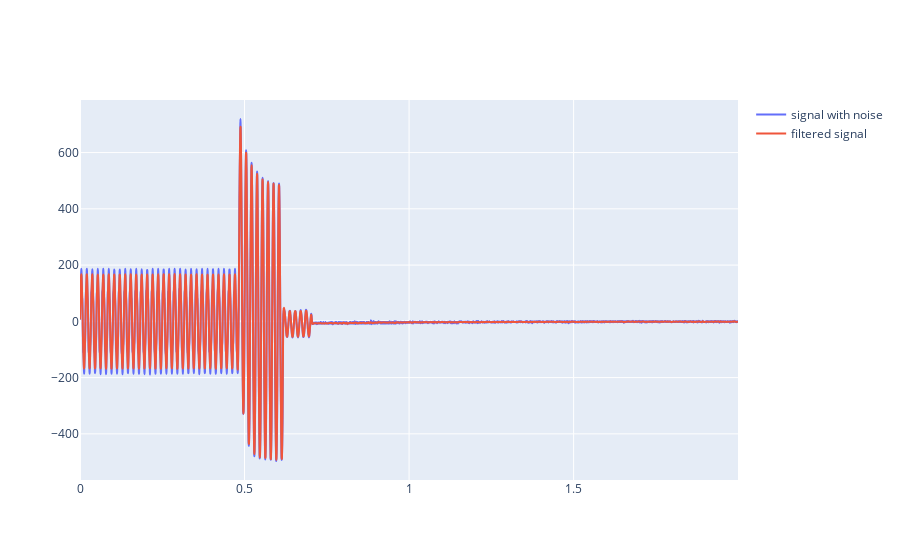

The notebook cell this image was saved under:
### Code cell
import matplotlib.pyplot as plt
from comtrade import Comtrade
import plotly.graph_objects as go
from antialising import Filtro
from array import array
from transformada import *
import numpy as np

rec = Comtrade()
rec.load("sample_files/test1.cfg", "sample_files/test1.dat")
print("Trigger time = {}s".format(rec.trigger_time))

senal_num=0

plt.figure()
plt.plot(rec.time, rec.analog[senal_num])
plt.legend([rec.analog_channel_ids[senal_num]])
plt.show()

#Filtro pasa bajas
t=rec.time
data=rec.analog[senal_num]
T = rec.cfg.sample_rates[0][1]/rec.cfg.sample_rates[0][0]        # numMuestras/muestrasPorSegundo
fs = rec.cfg.sample_rates[0][0]       # sample rate, Hz 
cutoff = 200      # desired cutoff frequency of the filter, Hz
order = 2

y=Filtro(fs,order,cutoff,data)

fig = go.Figure()
fig.add_trace(go.Scatter(y=data.tolist(),x=t.tolist(),line =  dict(shape =  'spline' ),name = 'signal with noise'))
fig.add_trace(go.Scatter(y = y.tolist(),x=t.tolist(),line =  dict(shape =  'spline' ),name = 'filtered signal'))
fig.show()

#Transformada
N=rec.cfg.sample_rates[0][1]
Tf=1/rec.cfg.sample_rates[0][0]
SOL=FFT(y)
SOL_f=FFT_f(N,Tf)

SOL_abs=2.0/N * np.abs(SOL[0:N//2])
SOL_angle=np.angle(SOL)[0:N//2]

plt.plot(SOL_f, SOL_abs)
plt.grid()
plt.show()
plt.plot(SOL_f, SOL_angle)
plt.grid()
plt.show()

try:
    i=np.where(SOL_f==60)
    j=i[0][0]
    plt.polar([0,SOL_angle[j]],[0,SOL_abs[j]],marker='.')
except:
    print("No hay valor de 60Hz exacto")

### Figure 1 — Plotly figure (JSON) as saved in the notebook; plotly's stock layout.template omitted (floating-point values rounded to 4 significant figures; data arrays with more than 128 entries replaced by an {"elided": "..."} marker saying what was removed)
{"data": [{"line": {"shape": "spline"}, "name": "signal with noise", "type": "scatter", "x": {"elided": "4000 float values"}, "y": {"elided": "4000 float values"}}, {"line": {"shape": "spline"}, "name": "filtered signal", "type": "scatter", "x": {"elided": "4000 float values"}, "y": {"elided": "4000 float values"}}], "layout": {}}
